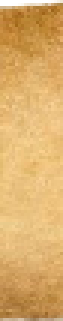
#> input picture data/img/ribbons/left-segment.png, 21 x 107 px, found by its file name (shown 3 times larger)
$ python pin_maps.py
#> lines starting #> are read from the running program, lines starting #| are printed output that depends on the picture
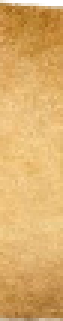
#> input picture data/img/ribbons/right-segment.png, 21 x 107 px, found by its file name (shown 3 times larger)
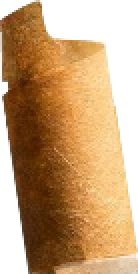
#> input picture data/img/ribbons/left-end-1.png, 69 x 137 px, found by its file name (shown 2 times larger)
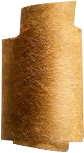
#> input picture data/img/ribbons/left-end-2.png, 84 x 153 px, found by its file name
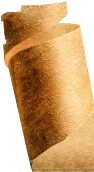
#> input picture data/img/ribbons/left-end-3.png, 94 x 172 px, found by its file name
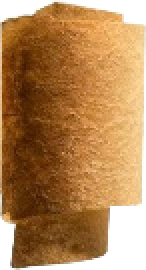
#> input picture data/img/ribbons/right-end-1.png, 73 x 135 px, found by its file name (shown 2 times larger)
#!/usr/bin/env python
"""This program designs posters of maps with pins and undertitles."""

# Internal modules
from input_parser.ParamsParser import ParamsParser
from heraldry_transforms.AddShadow import AddShadow
from heraldry_transforms.BackgroundDeletion import BackgroundDeletion
#> (the run stopped early here; a loop or call above may not have finished)
